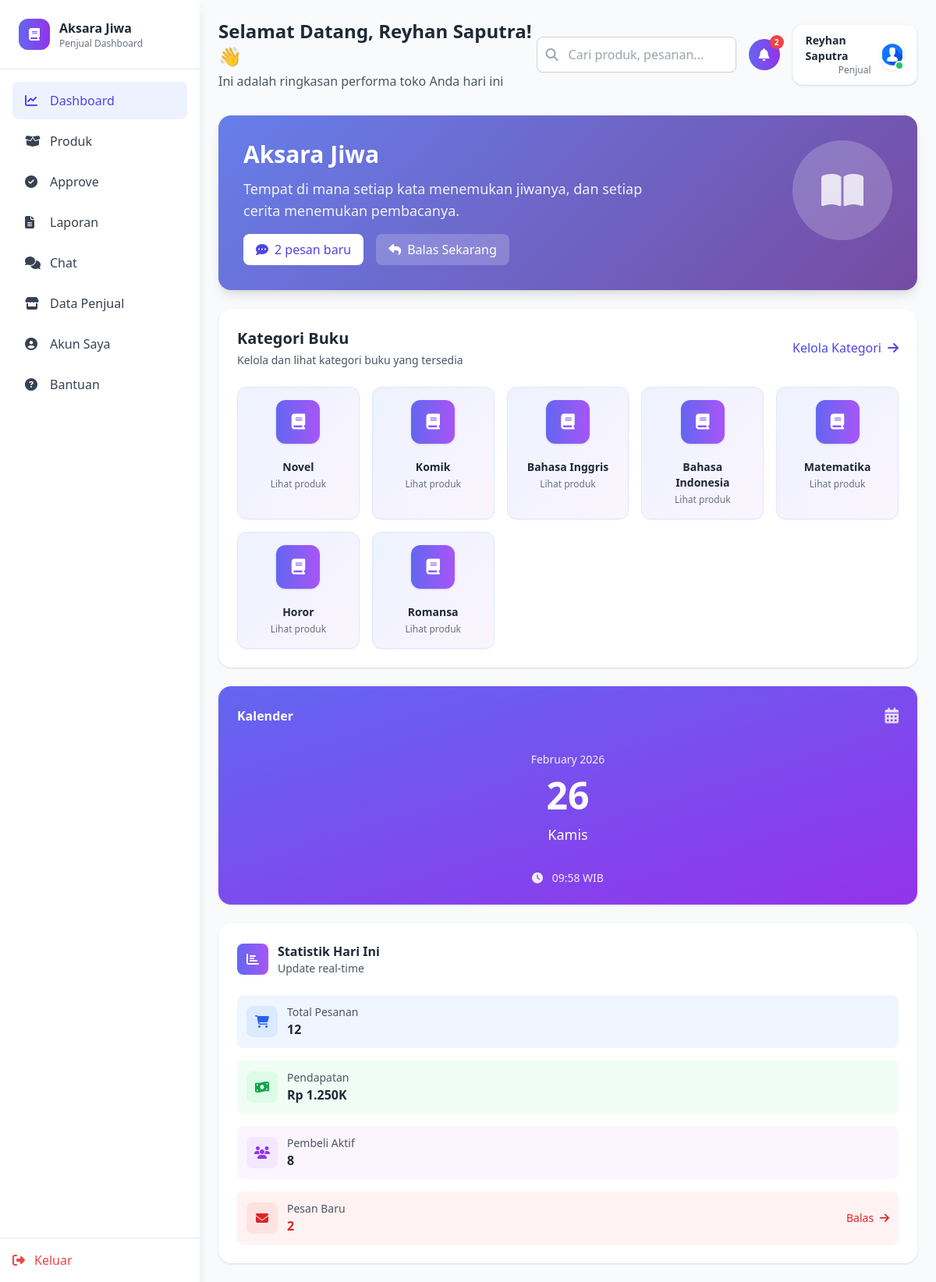
The page /penjual/dashboard.php (signed in) on the database its author committed.
### tables this page shows
CREATE TABLE `users` (
  `id_user` int(11) NOT NULL,
  `nik` char(16) NOT NULL,
  `nama` varchar(100) NOT NULL,
  `email` varchar(100) DEFAULT NULL,
  `image` varchar(255) NOT NULL,
  `password` varchar(255) NOT NULL,
  `role` enum('super_admin','penjual','pembeli') NOT NULL,
  `status` enum('online','offline','nonaktif') DEFAULT 'offline',
  `last_activity` datetime DEFAULT NULL,
  `created_at` timestamp NOT NULL DEFAULT current_timestamp(),
  `updated_at` timestamp NOT NULL DEFAULT current_timestamp() ON UPDATE current_timestamp(),
  `alamat` varchar(255) NOT NULL,
  `last_photo_update` datetime DEFAULT NULL,
  `reset_token` varchar(255) DEFAULT NULL,
  `reset_expired` datetime DEFAULT NULL,
  `norek` varchar(50) DEFAULT NULL,
  `nama_bank` varchar(50) DEFAULT NULL,
  `qris` varchar(255) DEFAULT NULL
);

CREATE TABLE `kategori` (
  `id_kategori` int(11) NOT NULL,
  `nama_kategori` varchar(100) NOT NULL,
  `icon` varchar(225) NOT NULL,
  `created_at` datetime NOT NULL
);

### penjual/dashboard.php (the view, shortened to what this page needs)
<?php
require '../auth/connection.php';
$id_penjual = $_SESSION['id_user'];
$user = mysqli_query($conn, "SELECT * FROM users WHERE id_user='$id_penjual'");
$user = mysqli_fetch_assoc($user);
$notifikasi_chat = mysqli_query($conn, "
    SELECT COUNT(*) as total_unread
    FROM messages
    WHERE receiver_id = '$id_penjual'
    AND is_read = 0
");
$chat_notif = mysqli_fetch_assoc($notifikasi_chat);
$total_unread = $chat_notif['total_unread'] ?? 0;
$kategori = mysqli_query($conn, "SELECT * FROM kategori ORDER BY id_kategori DESC");
$tanggal = date('d');
$bulan   = date('F Y');
$hari    = date('l');
$hari_indo = [
  'Sunday' => 'Minggu',
  'Monday' => 'Senin',
  'Tuesday' => 'Selasa',
  'Wednesday' => 'Rabu',
  'Thursday' => 'Kamis',
  'Friday' => 'Jumat',
  'Saturday' => 'Sabtu'
];
$hari = $hari_indo[$hari];
?>
<!DOCTYPE html>
<html lang="id">
<head>
  <script src="https://cdn.tailwindcss.com"></script>
  <link rel="stylesheet" href="https://cdnjs.cloudflare.com/ajax/libs/font-awesome/6.4.0/css/all.min.css">
</head>
<body class="bg-gray-50 min-h-screen">
<div class="flex min-h-screen">
  <aside class="w-64 bg-white shadow-lg flex flex-col fixed h-full">
    <div class="p-6 border-b">
      <div class="flex items-center gap-3">
        <div class="w-10 h-10 bg-gradient-to-r from-indigo-500 to-purple-600 rounded-xl flex items-center justify-center">
          <i class="fas fa-book text-white"></i>
        </div>
        <div>
          <h2 class="font-bold text-gray-800">Aksara Jiwa</h2>
          <p class="text-xs text-gray-500">Penjual Dashboard</p>
        </div>
      </div>
    </div>
    <div class="flex-1 overflow-y-auto">
      <nav class="p-4 space-y-1">
        <a href="dashboard.php" class="flex items-center gap-3 px-4 py-3 rounded-lg bg-indigo-50 text-indigo-600 font-medium">
          <i class="fas fa-chart-line w-5"></i> Dashboard
        </a>
        <a href="produk.php" class="flex items-center gap-3 px-4 py-3 rounded-lg text-gray-700 hover:bg-indigo-50">
          <i class="fas fa-box-open w-5"></i> Produk
        </a>
        <a href="approve.php" class="flex items-center gap-3 px-4 py-3 rounded-lg text-gray-700 hover:bg-indigo-50">
          <i class="fas fa-check-circle w-5"></i> Approve
        </a>
        <a href="laporan.php" class="flex items-center gap-3 px-4 py-3 rounded-lg text-gray-700 hover:bg-indigo-50">
          <i class="fas fa-file-alt w-5"></i> Laporan
        </a>
        <a href="chat.php" class="flex items-center gap-3 px-4 py-3 rounded-lg text-gray-700 hover:bg-indigo-50">
          <i class="fas fa-comments w-5"></i> Chat
        </a>
        <a href="admin.php" class="flex items-center gap-3 px-4 py-3 rounded-lg text-gray-700 hover:bg-indigo-50">
            <i class="fas fa-store w-5"></i> Data Penjual
        </a>
        <a href="akun_saya.php" class="flex items-center gap-3 px-4 py-3 rounded-lg text-gray-700 hover:bg-indigo-50">
          <i class="fas fa-user-circle w-5"></i> Akun Saya
        </a>
        <a href="help.php" class="flex items-center gap-3 px-4 py-3 rounded-lg text-gray-700 hover:bg-indigo-50">
          <i class="fas fa-question-circle w-5"></i> Bantuan
        </a>
      </nav>
    </div>
    <div class="p-4 border-t mt-auto">
      <a href="../auth/logout.php" onclick="logoutConfirm(); return false;"
         class="flex items-center gap-3 text-red-500 hover:text-red-600">
        <i class="fas fa-sign-out-alt"></i> Keluar
      </a>
    </div>
  </aside>
  <main class="flex-1 ml-64 p-6 overflow-y-auto h-screen">
    <div class="flex justify-between items-center mb-8">
      <div>
        <h1 class="text-2xl font-bold text-gray-800">Selamat Datang, <?= htmlspecialchars($user['nama']) ?>! 👋</h1>
        <p class="text-gray-600 mt-1">Ini adalah ringkasan performa toko Anda hari ini</p>
      </div>
      <div class="flex items-center gap-4">
        <div class="relative">
          <div class="absolute inset-y-0 left-0 pl-3 flex items-center pointer-events-none">
          </div>
          <input type="text" placeholder="Cari produk, pesanan..."
            class="pl-10 pr-4 py-2.5 bg-white border border-gray-300 rounded-lg shadow-sm focus:ring-2 focus:ring-indigo-500 focus:border-indigo-500 w-64">
        </div>
        <div class="relative">
          <button id="notificationBtn"
                  class="w-10 h-10 flex items-center justify-center bg-gradient-to-r from-indigo-500 to-purple-600 text-white rounded-full relative hover:opacity-90 transition <?= $total_unread > 0 ? 'pulse' : '' ?>">
            <i class="fas fa-bell"></i>
            <?php if ($total_unread > 0): ?>
              <span class="notification-badge"><?= $total_unread > 99 ? '99+' : $total_unread ?></span>
            <?php endif; ?>
          </button>
        </div>
        <div class="flex items-center gap-3 bg-white px-4 py-2.5 rounded-xl shadow border border-gray-100">
          <div class="flex flex-col items-end">
            <span class="text-sm font-semibold text-gray-800">
              <?= htmlspecialchars($user['nama']) ?>
            </span>
            <span class="text-xs text-gray-500">Penjual</span>
          </div>
          <div class="relative">
            <img src="../img/<?= $user['image'] ?: 'default.png' ?>"
                 class="w-10 h-10 rounded-full object-cover border-2 border-white shadow"
                 onerror="this.src='../img/default.png'"
                 alt="Profile">
            <span class="absolute bottom-0 right-0 w-3 h-3 bg-green-500 rounded-full border-2 border-white"></span>
          </div>
        </div>
      </div>
    </div>
    <div class="grid grid-cols-1 xl:grid-cols-4 gap-6">
      <div class="xl:col-span-3 space-y-6">
        <div class="gradient-bg rounded-2xl p-8 text-white flex justify-between shadow-lg">
          <div class="max-w-lg">
            <h2 class="text-3xl font-bold mb-3">Aksara Jiwa</h2>
            <p class="text-lg opacity-90 mb-4">
              Tempat di mana setiap kata menemukan jiwanya,
              dan setiap cerita menemukan pembacanya.
            </p>
            <div class="flex items-center gap-4">
              <?php if ($total_unread > 0): ?>
                <div class="bg-white text-indigo-600 px-4 py-2 rounded-lg font-medium flex items-center gap-2">
                  <i class="fas fa-comment-dots"></i>
                  <?= $total_unread ?> pesan baru
                </div>
              <?php endif; ?>
              <a href="chat.php" class="bg-white/20 hover:bg-white/30 px-4 py-2 rounded-lg transition flex items-center gap-2">
                <i class="fas fa-reply"></i>
                Balas Sekarang
              </a>
            </div>
          </div>
          <div class="hidden lg:block">
            <div class="w-32 h-32 bg-white/20 rounded-full flex items-center justify-center">
              <i class="fas fa-book-open text-5xl opacity-80"></i>
            </div>
          </div>
        </div>
        <div class="bg-white rounded-2xl shadow p-6">
          <div class="flex justify-between items-center mb-6">
            <div>
              <h3 class="text-xl font-bold text-gray-800">Kategori Buku</h3>
              <p class="text-gray-600 text-sm mt-1">Kelola dan lihat kategori buku yang tersedia</p>
            </div>
            <a href="produk.php" class="text-indigo-600 hover:text-indigo-800 font-medium flex items-center gap-2">
              <span>Kelola Kategori</span>
              <i class="fas fa-arrow-right"></i>
            </a>
          </div>
          <div class="grid grid-cols-2 md:grid-cols-5 gap-4">
            <?php
            mysqli_data_seek($kategori, 0);
            while ($row = mysqli_fetch_assoc($kategori)) :
            ?>
              <div class="bg-gradient-to-br from-indigo-50 to-purple-50 border border-indigo-100 p-4 rounded-xl shadow-sm hover:shadow-md transition hover:-translate-y-1 flex flex-col items-center">
                <div class="w-14 h-14 bg-gradient-to-r from-indigo-500 to-purple-500 rounded-xl flex items-center justify-center mb-3 shadow">
                  <i class="fas fa-book text-white text-xl"></i>
                </div>
                <span class="mt-2 text-sm font-semibold text-gray-800 text-center">
                  <?= htmlspecialchars($row['nama_kategori']) ?>
                </span>
                <span class="text-xs text-gray-500 mt-1">Lihat produk</span>
              </div>
            <?php endwhile; ?>
          </div>
        </div>
      </div>
      <div class="space-y-6">
        <div class="bg-gradient-to-br from-indigo-500 to-purple-600 rounded-2xl p-6 text-white shadow">
          <div class="flex items-center justify-between mb-4">
            <h4 class="font-bold">Kalender</h4>
            <i class="fas fa-calendar-alt text-xl opacity-80"></i>
          </div>
          <div class="text-center py-4">
            <p class="text-sm opacity-90 mb-1"><?= $bulan ?></p>
            <p class="text-5xl font-bold my-3"><?= $tanggal ?></p>
            <p class="text-lg font-medium"><?= $hari ?></p>
          </div>
          <div class="text-center text-sm opacity-90 mt-4">
            <i class="fas fa-clock mr-2"></i>
            <?= date('H:i') ?> WIB
          </div>
        </div>
        <div class="bg-white rounded-2xl shadow p-6">
          <div class="flex items-center gap-3 mb-6">
            <div class="w-10 h-10 bg-gradient-to-r from-indigo-500 to-purple-500 rounded-lg flex items-center justify-center">
              <i class="fas fa-chart-bar text-white"></i>
            </div>
            <div>
              <h4 class="font-bold text-gray-800">Statistik Hari Ini</h4>
              <p class="text-gray-600 text-sm">Update real-time</p>
            </div>
          </div>
          <div class="space-y-4">
            <div class="flex justify-between items-center p-3 bg-blue-50 rounded-lg">
              <div class="flex items-center gap-3">
                <div class="w-10 h-10 bg-blue-100 rounded-lg flex items-center justify-center">
                  <i class="fas fa-shopping-cart text-blue-600"></i>
                </div>
                <div>
                  <p class="text-sm text-gray-600">Total Pesanan</p>
                  <p class="font-bold text-gray-800">12</p>
                </div>
              </div>
            </div>
            <div class="flex justify-between items-center p-3 bg-green-50 rounded-lg">
              <div class="flex items-center gap-3">
                <div class="w-10 h-10 bg-green-100 rounded-lg flex items-center justify-center">
                  <i class="fas fa-money-bill-wave text-green-600"></i>
                </div>
                <div>
                  <p class="text-sm text-gray-600">Pendapatan</p>
                  <p class="font-bold text-gray-800">Rp 1.250K</p>
                </div>
              </div>
            </div>
            <div class="flex justify-between items-center p-3 bg-purple-50 rounded-lg">
              <div class="flex items-center gap-3">
                <div class="w-10 h-10 bg-purple-100 rounded-lg flex items-center justify-center">
                  <i class="fas fa-users text-purple-600"></i>
                </div>
                <div>
                  <p class="text-sm text-gray-600">Pembeli Aktif</p>
                  <p class="font-bold text-gray-800">8</p>
                </div>
              </div>
            </div>
            <div class="flex justify-between items-center p-3 bg-red-50 rounded-lg">
              <div class="flex items-center gap-3">
                <div class="w-10 h-10 bg-red-100 rounded-lg flex items-center justify-center">
                  <i class="fas fa-envelope text-red-600"></i>
                </div>
                <div>
                  <p class="text-sm text-gray-600">Pesan Baru</p>
                  <p class="font-bold <?= $total_unread > 0 ? 'text-red-600' : 'text-gray-800' ?>">
                    <?= $total_unread ?>
                  </p>
                </div>
              </div>
              <?php if ($total_unread > 0): ?>
                <a href="chat.php" class="text-red-600 hover:text-red-800 text-sm font-medium">
                  Balas <i class="fas fa-arrow-right ml-1"></i>
                </a>
              <?php endif; ?>
            </div>
          </div>
        </div>
      </div>
    </div>
  </main>
</div>
</body>
</html>

### penjual/dashboard.php (style rules this page uses)
.notification-badge { position: absolute; top: -5px; right: -5px; width: 18px; height: 18px; border-radius: 50%; background-color: #ef4444; color: white; font-size: 10px; display: flex; align-items: center; justify-content: center; font-weight: bold; }
.pulse { animation: pulse 2s infinite; }
.gradient-bg { background: linear-gradient(135deg, #667eea 0%, #764ba2 100%); }

### rows shown on the page
users: nama "Reyhan Saputra", image (picture)
kategori: nama_kategori "Novel"
kategori: nama_kategori "Komik"
kategori: nama_kategori "Bahasa Inggris"
kategori: nama_kategori "Bahasa Indonesia"
kategori: nama_kategori "Matematika"
kategori: nama_kategori "Horor"
kategori: nama_kategori "Romansa"

### other values the page prints
$total_unread "2"
$hari "Kamis"
